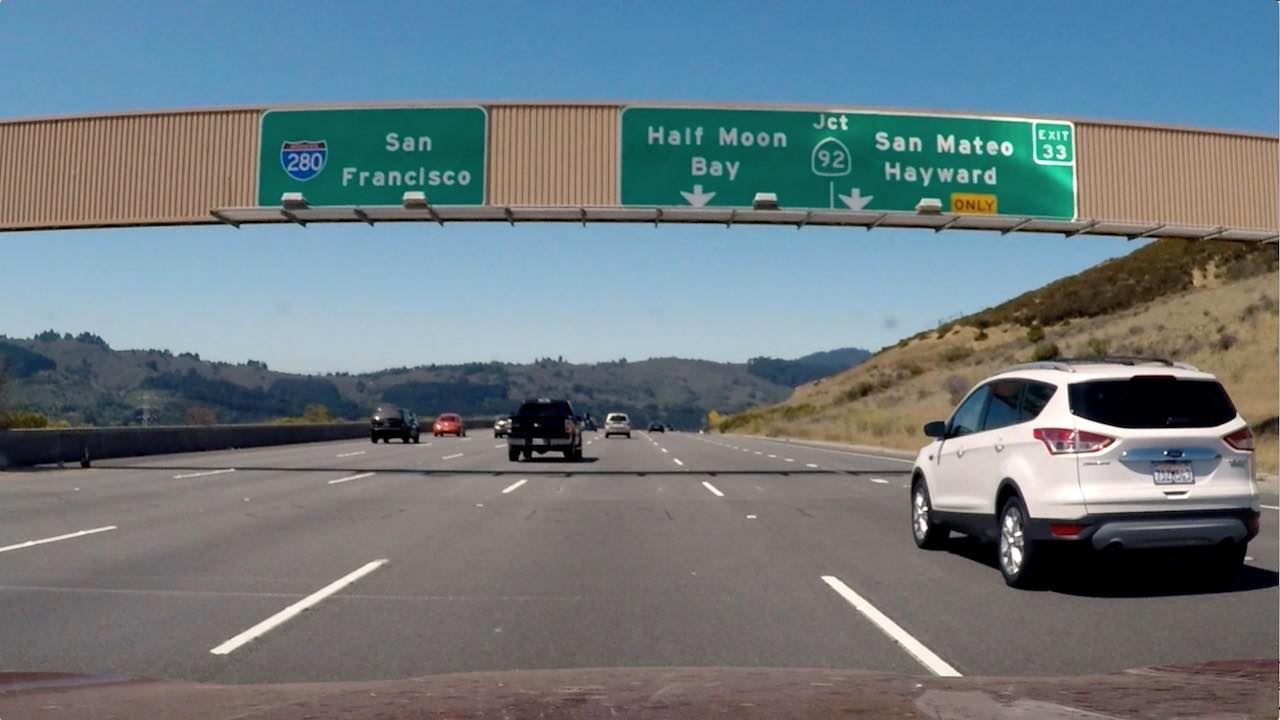
#> input picture 5/signs_vehicles_xygrad.png, 1280 x 720 px, given as the content of the folder day_night_images/training/day, which was not available
$ jupyter execute --allow-errors '6_5. Accuracy and Misclassification.ipynb'   (shell and % lines are left out)   (text cells are left out)
#> lines starting #> are read from the running program, lines starting #| are printed output that depends on the picture; long printed decimals are rounded; pictures that were not available may be replaced by others from this repository, and a replacement may not be noted
### 1_1_Image_Representation/helpers.py
# Helper functions

import glob  # library for loading images from a directory
import os

import cv2
import matplotlib.image as mpimg


# This function loads in images and their labels and places them in a list
# The list contains all images and their associated labels
# For example, after data is loaded, im_list[0][:] will be the first image-label pair in the list
def load_dataset(image_dir):

  # Populate this empty image list
#> called with image_dir = 'day_night_images/training/'
  im_list = []
  image_types = ["day", "night"]

  # Iterate through each color folder
  for im_type in image_types:

    # Iterate through each image file in each image_type folder
    # glob reads in any image with the extension "image_dir/im_type/*"
    for file in glob.glob(os.path.join(image_dir, im_type, "*")):

      # Read in the image
      im = mpimg.imread(file)
#> im is the input picture: shape (720, 1280, 3) float32; mean R, G, B 0.428, 0.477, 0.5

      # Check if the image exists/if it's been correctly read-in
      if not im is None:
        # Append the image, and it's type (red, green, yellow) to the image list
        im_list.append((im, im_type))

  return im_list


## Standardize the input images
# Resize each image to the desired input size: 600x1100px (hxw).

## Standardize the output
# With each loaded image, we also specify the expected output.
# For this, we use binary numerical values 0/1 = night/day.


# This function should take in an RGB image and return a new, standardized version
# 600 height x 1100 width image size (px x px)
def standardize_input(image):

  # Resize image and pre-process so that all "standard" images are the same size
  standard_im = cv2.resize(image, (1100, 600))

  return standard_im


# Examples:
# encode("day") should return: 1
# encode("night") should return: 0
def encode(label):

  numerical_val = 0
  if (label == 'day'):
    numerical_val = 1
  # else it is night and can stay 0

  return numerical_val


# using both functions above, standardize the input images and output labels
def standardize(image_list):

  # Empty image data array
  standard_list = []

  # Iterate through all the image-label pairs
  for item in image_list:
    image = item[0]
    label = item[1]

    # Standardize the image
    standardized_im = standardize_input(image)

    # Create a numerical label
    binary_label = encode(label)

    # Append the image, and it's one hot encoded label to the full, processed list of image data
    standard_list.append((standardized_im, binary_label))

  return standard_list

### 1_1_Image_Representation/6_5. Accuracy and Misclassification.ipynb
[cell 1]
import cv2 # computer vision library
import helpers

import numpy as np
import matplotlib.pyplot as plt
import matplotlib.image as mpimg

[cell 2]
# Image data directories
image_dir_training = "day_night_images/training/"
image_dir_test = "day_night_images/test/"

[cell 3]
# Using the load_dataset function in helpers.py
# Load training data
IMAGE_LIST = helpers.load_dataset(image_dir_training)
#> IMAGE_LIST = 2 items

[cell 4]
# Standardize all training images
STANDARDIZED_LIST = helpers.standardize(IMAGE_LIST)
#> the loop in standardize, `for item in image_list:` made 2 passes
#> (label, numerical_val in encode, binary_label) on passes 1 to 2: ('day', 1, 1), ('night', 0, 0)
#> STANDARDIZED_LIST = 2 items

[cell 5]
# Display a standardized image and its label

# Select an image by index
image_num = 0
selected_image = STANDARDIZED_LIST[image_num][0]
selected_label = STANDARDIZED_LIST[image_num][1]
#> selected_label = 1

# Display image and data about it
plt.imshow(selected_image)
print("Shape: "+str(selected_image.shape))
#| Shape: (600, 1100, 3)
print("Label [1 = day, 0 = night]: " + str(selected_label))
#| Label [1 = day, 0 = night]: 1

[cell 6]
# Find the average Value or brightness of an image
def avg_brightness(rgb_image):
    # Convert image to HSV
    hsv = cv2.cvtColor(rgb_image, cv2.COLOR_RGB2HSV)

    # Add up all the pixel values in the V channel
    sum_brightness = np.sum(hsv[:,:,2])
    area = 600*1100.0  # pixels

    # find the avg
    avg = sum_brightness/area

    return avg

[cell 7]
# Testing average brightness levels
# Look at a number of different day and night images and think about
# what average brightness value separates the two types of images

# As an example, a "night" image is loaded in and its avg brightness is displayed
image_num = 190
#> (the rest of this cell did not finish here and is left out)

[cell 8]
# This function should take in RGB image input
def estimate_label(rgb_image,threshold=100):

    # Extract average brightness feature from an RGB image
    avg = avg_brightness(rgb_image)

    # Use the avg brightness feature to predict a label (0, 1)
    predicted_label = 0
    if(avg > threshold):
        # if the average brightness is above the threshold value, we classify it as "day"
        predicted_label = 1
    # else, the pred-cted_label can stay 0 (it is predicted to be "night")

    return predicted_label

[cell 9]
import random

# Using the load_dataset function in helpers.py
# Load test data
TEST_IMAGE_LIST = helpers.load_dataset(image_dir_test)
#> TEST_IMAGE_LIST = 2 items

# Standardize the test data
STANDARDIZED_TEST_LIST = helpers.standardize(TEST_IMAGE_LIST)
#> the loop in standardize (call 2), `for item in image_list:` made 2 passes
#> STANDARDIZED_TEST_LIST = 2 items

# Shuffle the standardized test data
random.shuffle(STANDARDIZED_TEST_LIST)

[cell 10]
# Constructs a list of misclassified images given a list of test images and their labels
def get_misclassified_images(test_images):
    # Track misclassified images by placing them into a list
    misclassified_images_labels = []

    # Iterate through all the test images
    # Classify each image and compare to the true label
    for image in test_images:

        # Get true data
        im = image[0]
        true_label = image[1]

        # Get predicted label from your classifier
        predicted_label = estimate_label(im)

        # Compare true and predicted labels
        if(predicted_label != true_label):
            # If these labels are not equal, the image has been misclassified
            misclassified_images_labels.append((im, predicted_label, true_label))
#> this loop made 2 passes
#> (true_label, predicted_label) on passes 1 to 2: (1, 0), (0, 0)
#> after the loop, misclassified_images_labels = 1 item

    # Return the list of misclassified [image, predicted_label, true_label] values
    return misclassified_images_labels

[cell 11]
# Find all misclassified images in a given test set
MISCLASSIFIED = get_misclassified_images(STANDARDIZED_TEST_LIST)
#> MISCLASSIFIED = 1 item

# Accuracy calculations
total = len(STANDARDIZED_TEST_LIST)
#> total = 2
num_correct = total - len(MISCLASSIFIED)
#> num_correct = 1
accuracy = num_correct/total
#> accuracy = 0.5

print('Accuracy: ' + str(accuracy))
#| Accuracy: 0.5
print("Number of misclassified images = " + str(len(MISCLASSIFIED)) +' out of '+ str(total))
#| Number of misclassified images = 1 out of 2

[cell 12]
# Visualize misclassified example(s)
## TODO: Display an image in the `MISCLASSIFIED` list
## TODO: Print out its predicted label - to see what the image *was* incorrectly classified as5
num = 1
#> (the rest of this cell did not finish here and is left out)

[cell 13]
# Feature HUE SUM
# Convert to HSV
num = 0
test_mis_im = MISCLASSIFIED[num][0]
hsv = cv2.cvtColor(test_mis_im, cv2.COLOR_RGB2HSV)

# HSV channels
h = hsv[:,:,0]
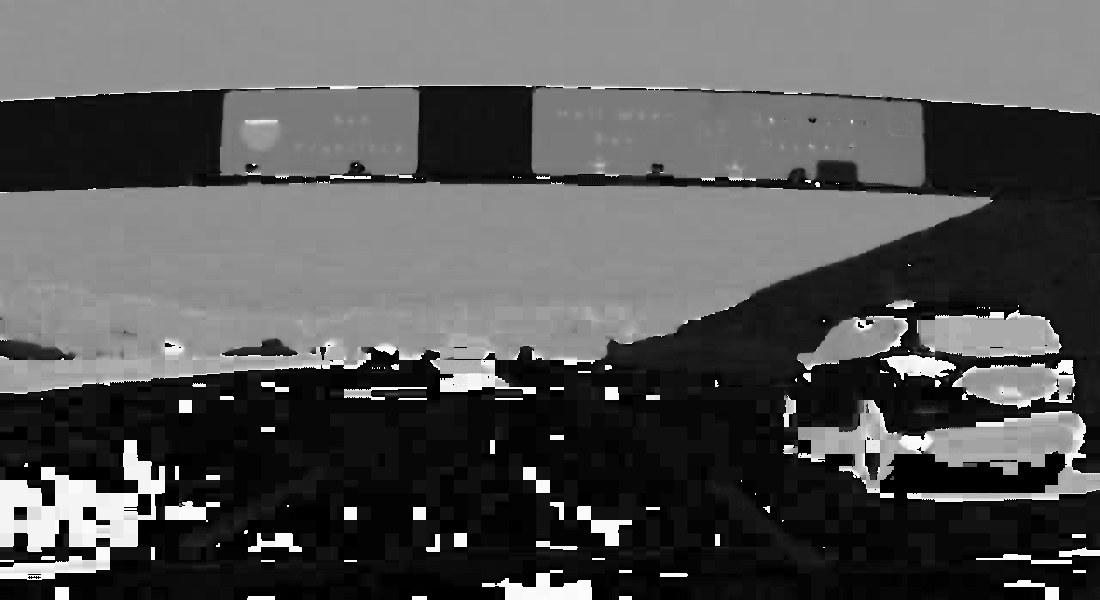
#> h: shape (600, 1100) float32; min 0, max 360, mean 121.5; drawn with min black and max white
s = hsv[:,:,1]
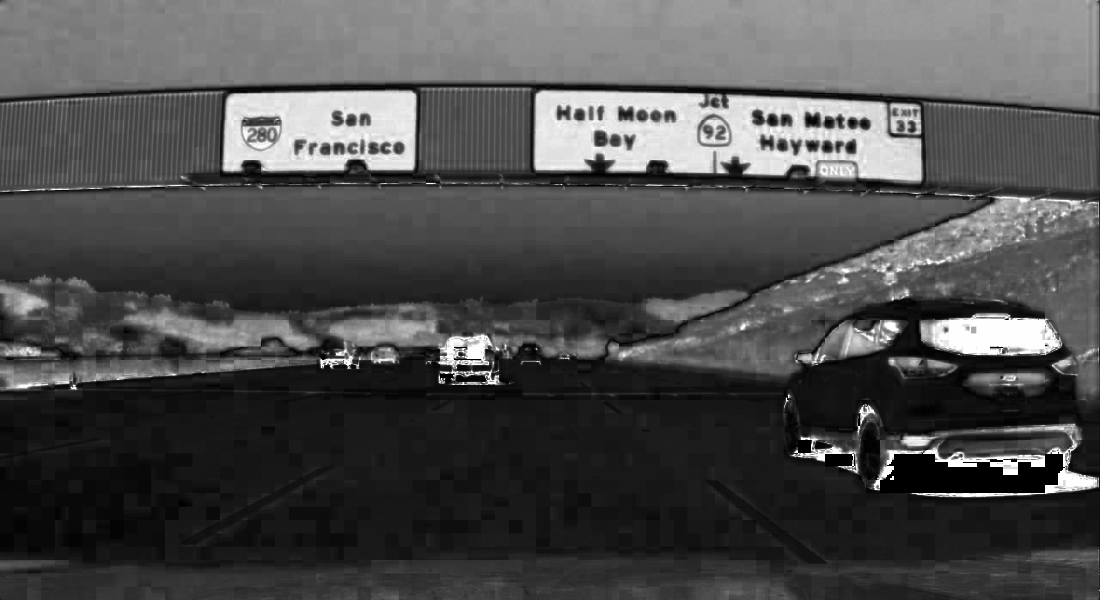
#> s: shape (600, 1100) float32; min 0, max 1, mean 0.302
v = hsv[:,:,2]
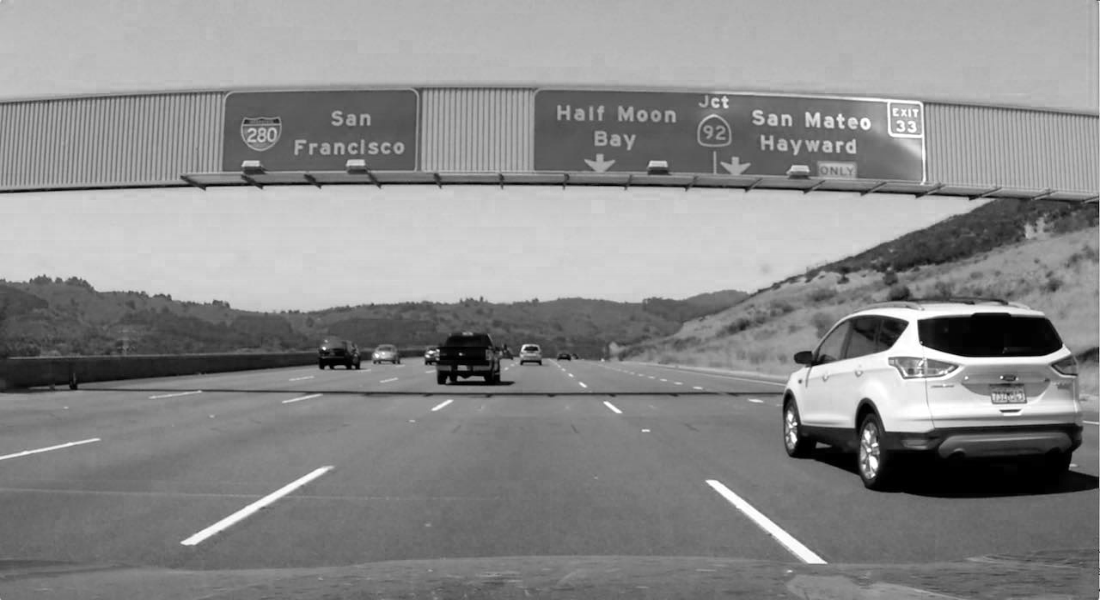
#> v: shape (600, 1100) float32; min 0, max 1, mean 0.546

# Visualize the individual color channels
f, (ax1, ax2, ax3) = plt.subplots(1, 3, figsize=(20,10))
ax1.set_title('H channel')
ax1.imshow(h, cmap='gray')
ax2.set_title('S channel')
ax2.imshow(s, cmap='gray')
ax3.set_title('V channel')
ax3.imshow(v, cmap='gray')

h_sum = np.sum(hsv[:,:,1])
#> h_sum = 199221.5
print(h_sum/(600*1100))
#| 0.3019
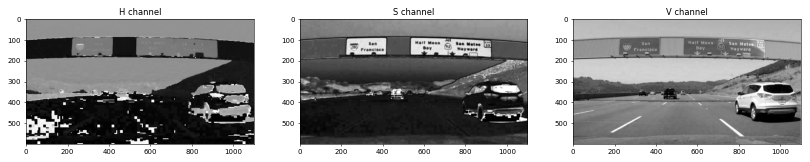
#> figure drawn by matplotlib, 3 panels
